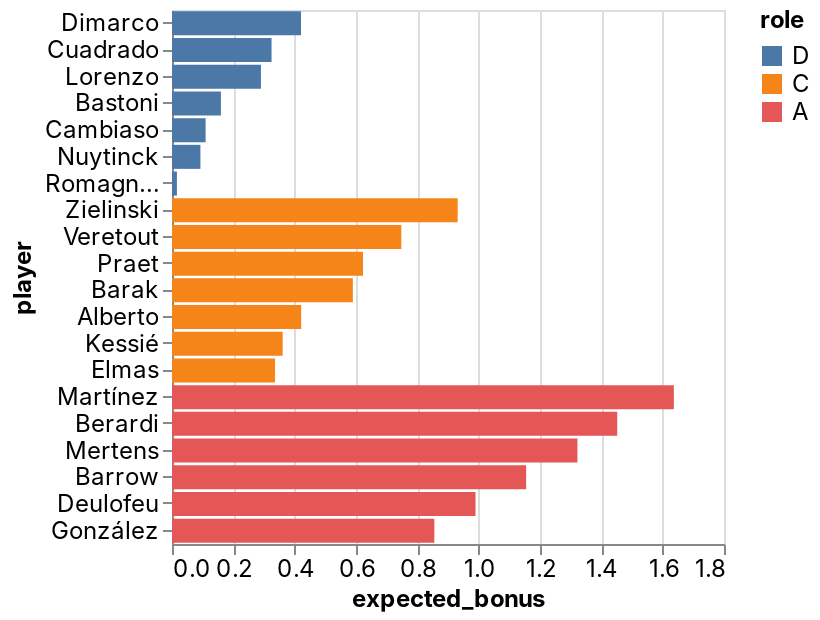

Notebook code for this chart:
### Code cell
_deepnote_run_altair(team, """{"$schema":"https://vega.github.io/schema/vega-lite/v4.json","mark":{"type":"bar","tooltip":{"content":"data"}},"height":220,"autosize":{"type":"fit"},"data":{"name":"placeholder"},"encoding":{"x":{"field":"expected_bonus","type":"quantitative","sort":null,"scale":{"type":"linear","zero":false}},"y":{"field":"player","type":"nominal","sort":null,"scale":{"type":"linear","zero":true}},"color":{"field":"role","type":"nominal","sort":null,"scale":{"type":"linear","zero":false}}}}""")

### Figure 1 — Vega-Lite specification as saved in the notebook (floating-point values rounded to 4 significant figures)
{"config": {"view": {"continuousWidth": 400, "continuousHeight": 300}, "area": {"fill": "#51C0E9"}, "axis": {"labelFont": "Inter, sans-serif", "labelFontSize": 12, "labelFontWeight": "normal", "labelLimit": 60, "labelOverlap": "greedy", "titleFont": "Inter, sans-serif", "titleFontSize": 12, "titleFontWeight": "bold"}, "background": "#ffffff", "legend": {"labelFont": "Inter, sans-serif", "labelFontSize": 12, "titleFont": "Inter, sans-serif", "titleFontSize": 12, "titleFontWeight": "bold"}, "line": {"stroke": "#51C0E9", "strokeWidth": 2}, "rect": {"fill": "#51C0E9"}, "title": {"anchor": "start", "color": "#000000", "font": "Inter, sans-serif", "fontSize": 22, "fontWeight": "normal"}}, "data": {"name": "data-cfac91d2011b6ba59990049c77d9475b"}, "mark": {"type": "bar", "tooltip": {"content": "data"}}, "autosize": {"type": "fit"}, "encoding": {"color": {"type": "nominal", "field": "role", "scale": {"type": "linear", "zero": false}, "sort": null}, "x": {"type": "quantitative", "field": "expected_bonus", "scale": {"type": "linear", "zero": false}, "sort": null}, "y": {"type": "nominal", "field": "player", "scale": {"type": "linear", "zero": true}, "sort": null}}, "height": 300, "width": "container", "$schema": "https://vega.github.io/schema/vega-lite/v4.json", "datasets": {"data-cfac91d2011b6ba59990049c77d9475b": [{"fanta_team": "Beverly INPS", "role": "D", "player": "Dimarco", "team": "Inter", "opponent": "AC Milan", "date": "2022-02-05T00:00:00", "expected_bonus": 0.4207}, {"fanta_team": "Beverly INPS", "role": "D", "player": "Cuadrado", "team": "Juventus", "opponent": "Verona", "date": "2022-02-06T00:00:00", "expected_bonus": 0.3247}, {"fanta_team": "Beverly INPS", "role": "D", "player": "Lorenzo", "team": "Napoli", "opponent": "Venezia", "date": "2022-02-06T00:00:00", "expected_bonus": 0.29}, {"fanta_team": "Beverly INPS", "role": "D", "player": "Bastoni", "team": "Inter", "opponent": "AC Milan", "date": "2022-02-05T00:00:00", "expected_bonus": 0.1595}, {"fanta_team": "Beverly INPS", "role": "D", "player": "Cambiaso", "team": "Genoa", "opponent": "Roma", "date": "2022-02-05T00:00:00", "expected_bonus": 0.1096}, {"fanta_team": "Beverly INPS", "role": "D", "player": "Nuytinck", "team": "Udinese", "opponent": "Torino", "date": "2022-02-06T00:00:00", "expected_bonus": 0.0927}, {"fanta_team": "Beverly INPS", "role": "D", "player": "Romagnoli", "team": "AC Milan", "opponent": "Inter", "date": "2022-02-05T00:00:00", "expected_bonus": 0.01607}, {"fanta_team": "Beverly INPS", "role": "C", "player": "Zielinski", "team": "Napoli", "opponent": "Venezia", "date": "2022-02-06T00:00:00", "expected_bonus": 0.9315}, {"fanta_team": "Beverly INPS", "role": "C", "player": "Veretout", "team": "Roma", "opponent": "Genoa", "date": "2022-02-05T00:00:00", "expected_bonus": 0.7478}, {"fanta_team": "Beverly INPS", "role": "C", "player": "Praet", "team": "Torino", "opponent": "Udinese", "date": "2022-02-06T00:00:00", "expected_bonus": 0.6228}, {"fanta_team": "Beverly INPS", "role": "C", "player": "Barak", "team": "Verona", "opponent": "Juventus", "date": "2022-02-06T00:00:00", "expected_bonus": 0.5897}, {"fanta_team": "Beverly INPS", "role": "C", "player": "Alberto", "team": "Lazio", "opponent": "Fiorentina", "date": "2022-02-05T00:00:00", "expected_bonus": 0.4213}, {"fanta_team": "Beverly INPS", "role": "C", "player": "Kessié", "team": "AC Milan", "opponent": "Inter", "date": "2022-02-05T00:00:00", "expected_bonus": 0.3608}, {"fanta_team": "Beverly INPS", "role": "C", "player": "Elmas", "team": "Napoli", "opponent": "Venezia", "date": "2022-02-06T00:00:00", "expected_bonus": 0.3359}, {"fanta_team": "Beverly INPS", "role": "A", "player": "Martínez", "team": "Inter", "opponent": "AC Milan", "date": "2022-02-05T00:00:00", "expected_bonus": 1.636}, {"fanta_team": "Beverly INPS", "role": "A", "player": "Berardi", "team": "Sassuolo", "opponent": "Sampdoria", "date": "2022-02-06T00:00:00", "expected_bonus": 1.452}, {"fanta_team": "Beverly INPS", "role": "A", "player": "Mertens", "team": "Napoli", "opponent": "Venezia", "date": "2022-02-06T00:00:00", "expected_bonus": 1.322}, {"fanta_team": "Beverly INPS", "role": "A", "player": "Barrow", "team": "Bologna", "opponent": "Empoli", "date": "2022-02-06T00:00:00", "expected_bonus": 1.155}, {"fanta_team": "Beverly INPS", "role": "A", "player": "Deulofeu", "team": "Udinese", "opponent": "Torino", "date": "2022-02-06T00:00:00", "expected_bonus": 0.9896}, {"fanta_team": "Beverly INPS", "role": "A", "player": "González", "team": "Fiorentina", "opponent": "Lazio", "date": "2022-02-05T00:00:00", "expected_bonus": 0.8555}]}}
